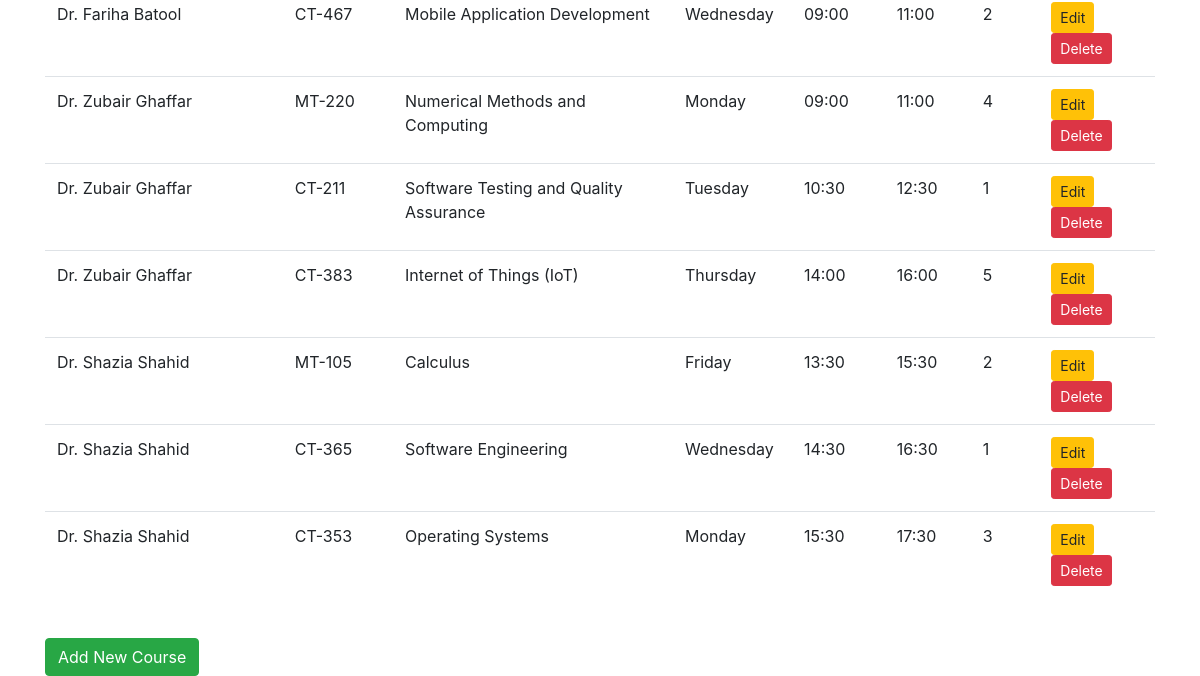
Before: / (lower part) with the older database file.
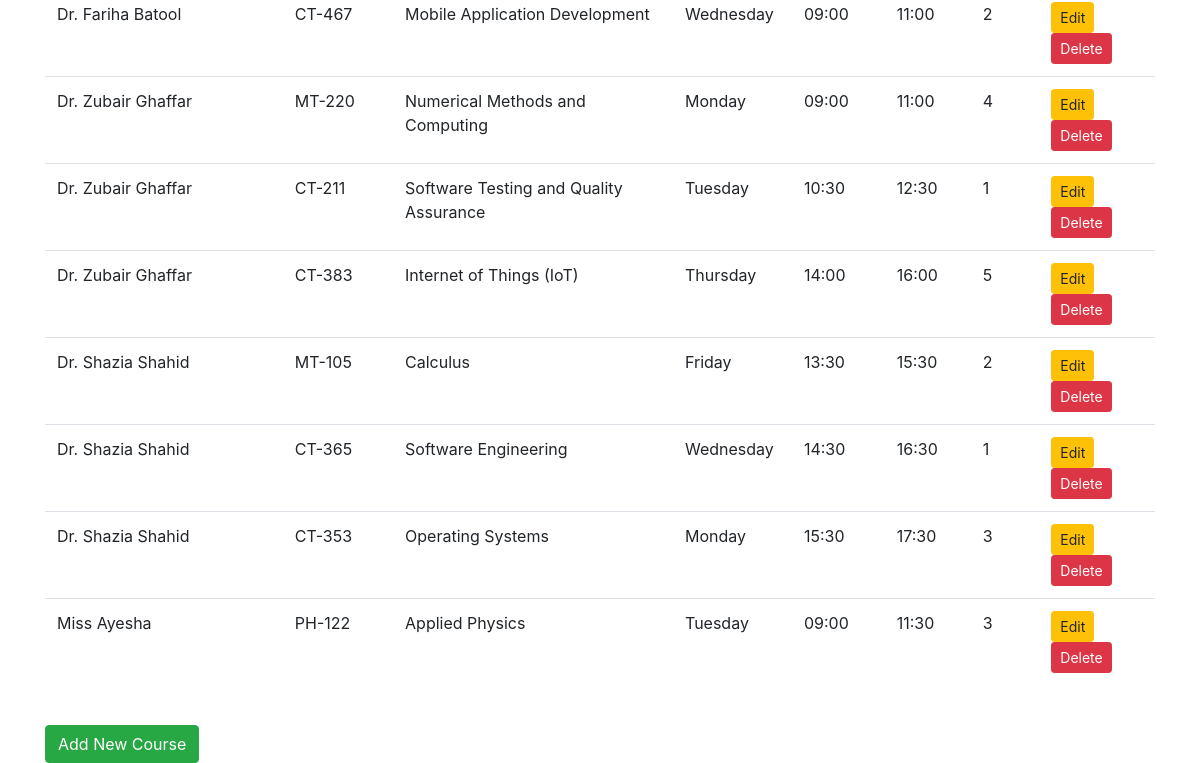
After: the same page with the newer database file.
### tables this page shows
CREATE TABLE course_schedule (
        id INTEGER PRIMARY KEY AUTOINCREMENT,
        teacher_name TEXT NOT NULL,
        course_code TEXT NOT NULL,
        course_title TEXT NOT NULL,
        day_of_week TEXT NOT NULL,
        class_start_time TIME NOT NULL,
        class_end_time TIME NOT NULL,
        room INTEGER NOT NULL
    );

### app.py (the view)
@app.route('/', methods=['GET', 'POST'])
def index():
    try:
        teacher_name = request.args.get('teacher_name', '')
        course_code = request.args.get('course_code', '')
        day_of_week = request.args.get('day_of_week', '')
        query = "SELECT * FROM course_schedule WHERE 1=1"
        params = []
        if teacher_name:
            query += " AND teacher_name LIKE ?"
            params.append(f"%{teacher_name}%")
        if course_code:
            query += " AND course_code LIKE ?"
            params.append(f"%{course_code}%")
        if day_of_week:
            query += " AND day_of_week LIKE ?"
            params.append(f"%{day_of_week}%")
        with get_db_connection() as conn:
            cursor = conn.cursor()
            cursor.execute(query, tuple(params))
            courses = cursor.fetchall()
        return render_template('index.html', courses=courses)
    except sqlite3.Error as e:
        flash(f"Error fetching course data: {e}", "danger")
        return render_template('index.html', courses=[])

### app.py (called while the page is built)
def get_db_connection():
    try:
        conn = sqlite3.connect('university_schedule.db')  # Connects to the SQLite database file
        conn.row_factory = sqlite3.Row  # Allows rows to behave like dictionaries
        return conn
    except sqlite3.Error as e:
        print(f"Database connection error: {e}")
        return None

### templates/index.html (shortened to what this page needs)
<!DOCTYPE html>
<html lang="en">
<head>
    <link rel="stylesheet" href="https://cdn.jsdelivr.net/npm/bootstrap@4.5.2/dist/css/bootstrap.min.css">
</head>
<body>
<div class="container">
    <table class="table mt-4">
        <tbody>
            {% for course in courses %}
            <tr>
                <td>{{ course.teacher_name }}</td>
                <td>{{ course.course_code }}</td>
                <td>{{ course.course_title }}</td>
                <td>{{ course.day_of_week }}</td>
                <td>{{ course.class_start_time }}</td>
                <td>{{ course.class_end_time }}</td>
                <td>{{ course.room }}</td>
                <td>
                    <a href="{{ url_for('edit_course', id=course.id) }}" class="btn btn-warning btn-sm">Edit</a>
                    <a href="{{ url_for('delete_course', id=course.id) }}" class="btn btn-danger btn-sm">Delete</a>
                </td>
            </tr>
            {% else %}
            <tr>
                <td colspan="8" class="text-center">No courses found.</td>
            </tr>
            {% endfor %}
        </tbody>
    </table>
    <a href="{{ url_for('add_course') }}" class="btn btn-success mt-4">Add New Course</a>
</div>
</body>
</html>

Changed rows visible on the page:
added course_schedule: teacher_name "Miss Ayesha", course_code "PH-122", course_title "Applied Physics", day_of_week "Tuesday", class_start_time "09:00", class_end_time "11:30", room "3"
